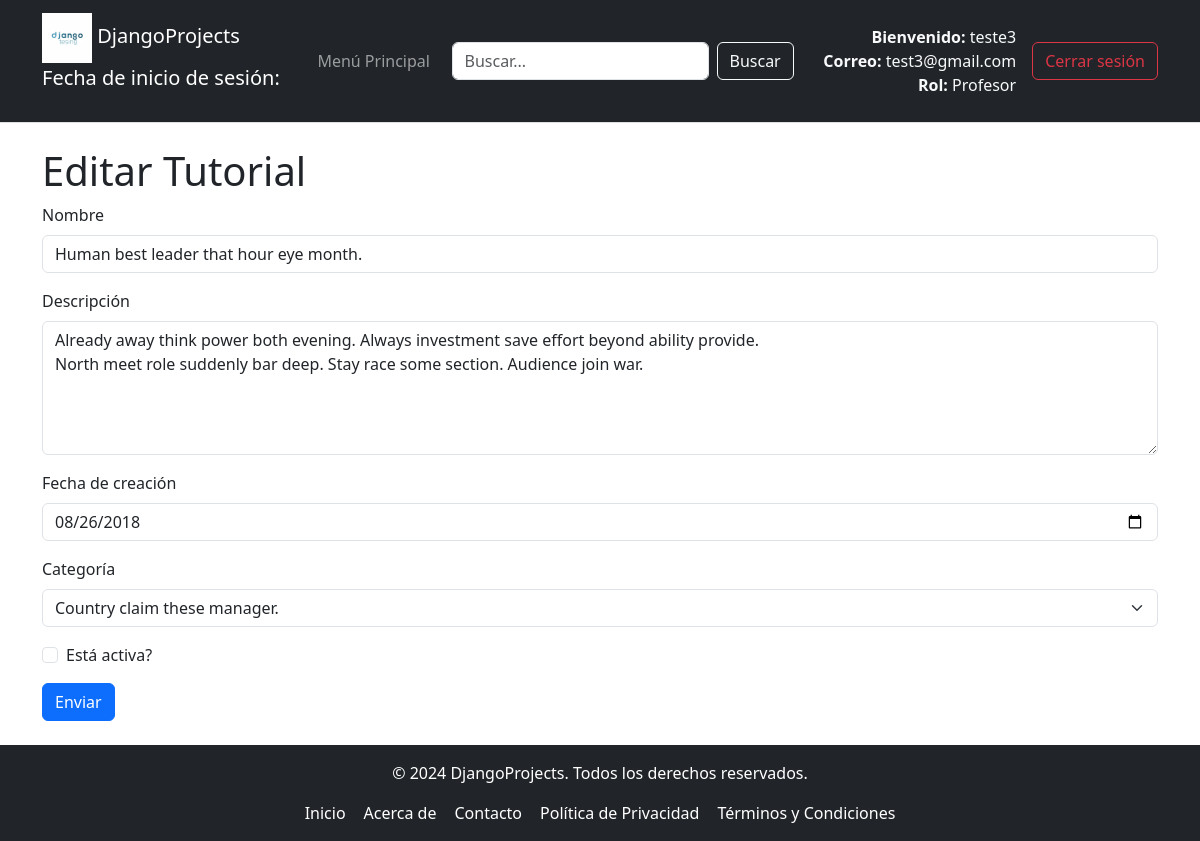
The app's page /formulario/subcategoria-modificar/1 (signed in) with its own data.
### tutorial/models.py (models this page shows, shortened)
class Usuario(AbstractBaseUser, PermissionsMixin):
    ADMINISTRADOR = 1
    PROFESOR = 2
    ESTUDIANTE = 3
    ROLES = (
        (ADMINISTRADOR, 'administrador'),
        (PROFESOR, 'profesor'),
        (ESTUDIANTE, 'estudiante'),
    )
    email = models.EmailField(unique=True)
    nombre = models.CharField(max_length=30)
    fecha_Registro = models.DateField(null=True, blank=True)
    puntuacion = models.DecimalField(max_digits=3, decimal_places=1, default=0.0)
    es_activo = models.BooleanField(default=True)
    is_staff = models.BooleanField(default=False)  # Aquí está el campo
    is_superuser = models.BooleanField(default=False)  # Aquí está el campo
    rol = models.PositiveSmallIntegerField(choices=ROLES, default=ADMINISTRADOR)
    imagen = models.ImageField(upload_to='imagenes/', null=True, blank=True)
    USERNAME_FIELD = 'email'  # Campo único para autenticación
    REQUIRED_FIELDS = ['nombre']  # Campos obligatorios para createsuperuser
    objects = UsuarioManager()  # Asegúrate de que el manager esté asignado correctamente

class SubCategoria(models.Model):
    nombre = models.CharField(max_length=50)
    descripcion = models.TextField(max_length=300)
    fecha_Creacion = models.DateTimeField()
    activa = models.BooleanField(default=False)
    categoria = models.ForeignKey(Categoria, on_delete=models.CASCADE, related_name="CategoriaSubcategoria")

### tutorial/views.py (the view, shortened to what this page needs)
# urls.py: path('formulario/subcategoria-modificar/<int:subcategoria_id>', views.subcategoria_modificar,name="subcategoria_modificar"),
@permission_required('tutorial.change_subcategoria')
def subcategoria_modificar(request, subcategoria_id):
    subcategoria = SubCategoria.objects.get(id= subcategoria_id)
    datosFormulario = None
    if request.method == 'POST':
        datosFormulario = request.POST
    formulario = SubcategoriaForm(datosFormulario, instance= subcategoria)
    return render(request, 'formulario/subcategoria_modificar.html',{"formulario":formulario,"subcategoria":subcategoria})

### tutorial/forms.py (shortened to what this page needs)
class SubcategoriaForm(forms.ModelForm):
    class Meta:
        model = SubCategoria
        fields = ['nombre', 'descripcion', 'fecha_Creacion', 'categoria', 'activa']
        labels = {
            "nombre": "Nombre",
            "descripcion": "Descripción",
            "fecha_Creacion": "Fecha de creación",
            "categoria": "Categoría",
            "activa": "Está activa?"
        }
        widgets = {
            "descripcion": forms.Textarea(attrs={"class": "form-control", "placeholder": "Escribe la descripción", "rows": 5}),
            "fecha_Creacion": forms.DateInput(
                format="%Y-%m-%d",
                attrs={"type": "date", "class": "form-control"}
            ),
            "categoria": forms.Select(attrs={"class": "form-control"}),
            "activa": forms.CheckboxInput(attrs={"class": "form-check-input"}),
        }

### tutorial/models.py (called while the page is built)
    def __str__(self):
        return f"{self.tutorial.usuario.nombre}"

### tutorial/templates/formulario/subcategoria_modificar.html (shortened to what this page needs)
{% extends "Padre.html" %}
{% block cabecera %}
    <h1>Editar Tutorial</h1>
{% endblock %}
{% block contenido %}
{% load django_bootstrap5 %}
<form action = "{% url 'subcategoria_modificar' subcategoria.id %}" method = "post">
    {% load django_bootstrap5 %}
    {% bootstrap_form formulario %}
    {% bootstrap_button "Enviar" button_type="submit" button_class="btn-primary" %}
</form>
{% endblock %}

### tutorial/templates/Padre.html (shortened to what this page needs)
<!DOCTYPE html>
<html lang="es">
  <head>
    {% load django_bootstrap5 %}
    {% load static %}
    <link rel="stylesheet" type="text/css" href="{% static 'css/EstiloTemplate.css' %}">
    <link href="https://cdn.jsdelivr.net/npm/bootstrap@5.3.0/dist/css/bootstrap.min.css" rel="stylesheet">
  </head>
  <body>
    <nav class="navbar navbar-expand-lg navbar-dark bg-dark">
      <div class="container">
        <a class="navbar-brand" href="#">
          <img src="{% static 'imagenes/django.png' %}" alt="Logo de Django" class="logo" style="width: 50px;">
          DjangoProjects
          {% if user.is_authenticated %}
              <p>Fecha de inicio de sesión: {{ user.fecha_inicio_sesion }}</p>
          {% else %}
              <p>No has iniciado sesión</p>
          {% endif %}
        </a>
        <div class="collapse navbar-collapse" id="navbarNav">
          {% include "MenuNavegacion.html" %}
          <form class="d-flex ms-auto me-3" method="GET" action="{% url 'buscar' %}">
            <input class="form-control me-2" type="search" placeholder="Buscar..." aria-label="Search" name="query">
            <button class="btn btn-outline-light" type="submit">Buscar</button>
          </form>
          <div class="d-flex align-items-center ms-auto">
            {% if user.is_authenticated %}
              <div class="text-light text-end me-3">
                <p class="mb-0"><strong>Bienvenido:</strong> {{ user.nombre }}</p>
                <p class="mb-0"><strong>Correo:</strong> {{ user.email }}</p>
                <p class="mb-0"><strong>Rol:</strong>
                  {% if user.rol == 2 %}
                    Profesor
                  {% elif user.rol == 3 %}
                    Estudiante
                  {% else %}
                    Administrador
                  {% endif %}
                </p>
              </div>
              <form method="post" action="{% url 'logout' %}" style="display: inline;">
                <button class="btn btn-outline-danger" type="submit">Cerrar sesión</button>
              </form>
            {% else %}
              <a class="btn btn-outline-warning me-2" href="{% url 'login' %}">Iniciar sesión</a>
              <a class="btn btn-outline-primary" href="{% url 'registrar_usuario' %}">Registrarse</a>
            {% endif %}
          </div>
        </div>
      </div>
    </nav>
    <div class="container mt-4">
      {% block cabecera %}
      {% endblock %}
      {% block contenido %}
      {% endblock %}
    </div>
    {% include "Footer.html" %}
  </body>
</html>

### tutorial/static/css/EstiloTemplate.css (style rules this page uses)
html, body { height: 100%; margin: 0; padding: 0; font-family: Arial, sans-serif; display: flex; flex-direction: column; }
.container { flex: 1; width: 80%; margin: 0 auto; }
.navbar { display: flex; align-items: center; background-color: #f2f2f2; padding: 10px 20px; border-bottom: 1px solid #ddd; }
.logo { width: 150px; height: auto; }
img { max-width: 100%; height: auto; }

### records on screen
Usuario: nombre "teste3", email "test3@gmail.com"
SubCategoria: nombre "Human best leader that hour eye month.", descripcion "Already away think power both evening. Always investment save effort beyond ability provide. North meet role suddenly bar deep. Stay race some section. Audience join war.", fecha_Creacion "08/26/2018", categoria "Country claim these manager."
